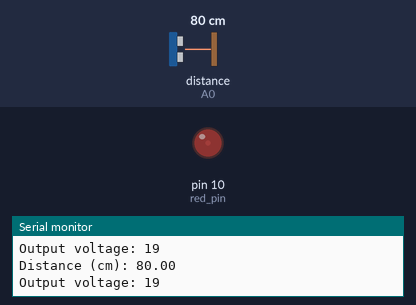
Simulated run of this sketch. Board: Arduino Uno, built with avr-gcc and run on an emulated ATmega328P. On the bench: output pins drawn as LEDs (lit = HIGH), the last lines printed to the serial monitor. Wiring (inferred from the names in the program): ultrasonic range finder: trigger pin 9; echo A0. Inputs (shaded band) come from the test bench; at power-on: distance to the obstacle (sensor on A0) 80 cm. The echo pulse lasts 58.3 µs per cm; pins used as bus, display or sensor lines are not drawn.

Above: at 1.8 s.
1.9 s: distance to the obstacle (sensor on A0) set to 2 cm
At 3.1 s:
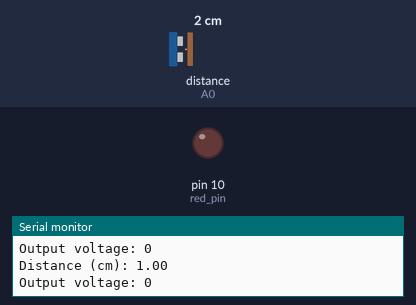
3.5 s: distance to the obstacle (sensor on A0) set to 4 cm
5.2 s: distance to the obstacle (sensor on A0) set to 7 cm
At 6.4 s:
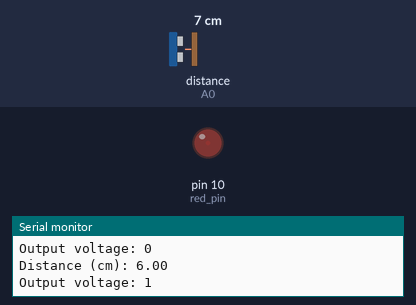
7.5 s: distance to the obstacle (sensor on A0) set to 299 cm
At 8.7 s:
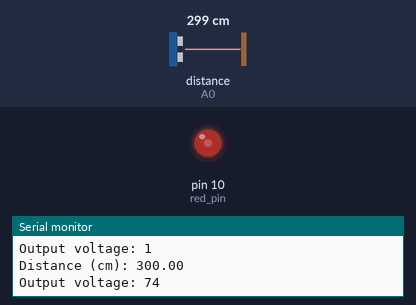
9.5 s: distance to the obstacle (sensor on A0) set to 9 cm
At 11.0 s:
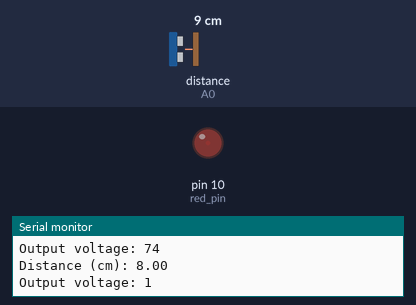
Timing chart, 0 to 12.5 s (numbered marks = the images above; inputs shaded):
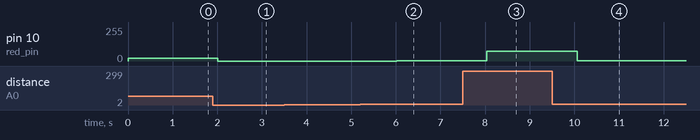

Measured:
- after the input at 1.9 s, pin 10 (red_pin): 19/255 → 0/255 after 0.11 s
- after the input at 5.2 s, pin 10 (red_pin): 0/255 → 1/255 after 0.82 s
- after the input at 7.5 s, pin 10 (red_pin): 1/255 → 74/255 after 0.54 s
- after the input at 9.5 s, pin 10 (red_pin): 74/255 → 1/255 after 0.56 s

The sketch:

sketch_part2.ino
```cpp
int trigger_pin = 9;               // Pin which sends a signal to trigger the ultrasonic sensor to take a reading
int echo_pin = A0;                 // Pin which receives a timed pulse from sensor. Try pin 10 (digital) if pin A0 (analog) doesn't work
int red_pin = 10;                   // Pin where analog value is output to power red LED

long int time_value = 0;   //int to store the time of the pulse
float distance = 0;        //float to store the distance of the object from the sensor; try int if it doesn't work
int output_voltage = 0;    //value of analog output voltage

void setup() {
  pinMode(trigger_pin, OUTPUT);
  pinMode(echo_pin,INPUT);
  pinMode(red_pin, OUTPUT);
  Serial.begin(9600);

}

void loop() {

  digitalWrite(trigger_pin, LOW);
  delayMicroseconds(2);
  digitalWrite(trigger_pin, HIGH);
  delayMicroseconds(10);
  digitalWrite(trigger_pin, LOW);

  time_value = pulseIn(echo_pin, HIGH);   // Records how long the pulse was

  distance = time_value / 58; //calculate the distance in cm

  // **************the range 0 to 1023 may need to change!! just a placeholder for now!!!*******************
  output_voltage = map(distance, 0, 1023, 0, 255); // Maps distance to an output analog voltage value in the range [0, 255]. The range [0, 1023] is a placeholder; may need to be changed


  Serial.print("Distance (cm): ");
  Serial.println(distance);


  Serial.print("Output voltage: ");      // for debugging; output the voltage value [0,255].
  Serial.println(output_voltage);


  analogWrite(red_pin, output_voltage);
  delay(1000);                            //delay program by one second

}
```
